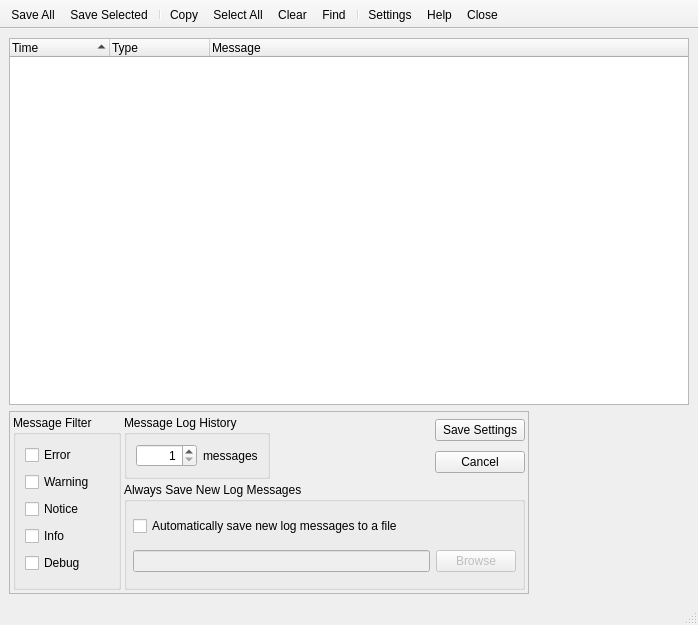
<ui version="4.0" >
 <author></author>
 <comment></comment>
 <exportmacro></exportmacro>
 <class>MessageLog</class>
 <widget class="QMainWindow" name="MessageLog" >
  <property name="geometry" >
   <rect>
    <x>0</x>
    <y>0</y>
    <width>698</width>
    <height>625</height>
   </rect>
  </property>
  <property name="contextMenuPolicy" >
   <enum>Qt::NoContextMenu</enum>
  </property>
  <property name="windowTitle" >
   <string>Message Log</string>
  </property>
  <property name="windowIcon" >
   <iconset resource="..\res\vidalia.qrc" >:/images/32x32/format-justify-fill.png</iconset>
  </property>
  <property name="statusTip" >
   <string/>
  </property>
  <property name="autoFillBackground" >
   <bool>true</bool>
  </property>
  <widget class="QWidget" name="centralwidget" >
   <layout class="QVBoxLayout" >
    <property name="margin" >
     <number>9</number>
    </property>
    <property name="spacing" >
     <number>6</number>
    </property>
    <item>
     <widget class="LogTreeWidget" name="lstMessages" >
      <property name="contextMenuPolicy" >
       <enum>Qt::NoContextMenu</enum>
      </property>
      <property name="autoFillBackground" >
       <bool>false</bool>
      </property>
      <property name="alternatingRowColors" >
       <bool>true</bool>
      </property>
      <property name="selectionMode" >
       <enum>QAbstractItemView::ExtendedSelection</enum>
      </property>
      <property name="rootIsDecorated" >
       <bool>false</bool>
      </property>
      <property name="uniformRowHeights" >
       <bool>true</bool>
      </property>
      <property name="itemsExpandable" >
       <bool>false</bool>
      </property>
      <property name="sortingEnabled" >
       <bool>true</bool>
      </property>
      <column>
       <property name="text" >
        <string>Time</string>
       </property>
      </column>
      <column>
       <property name="text" >
        <string>Type</string>
       </property>
      </column>
      <column>
       <property name="text" >
        <string>Message</string>
       </property>
      </column>
     </widget>
    </item>
    <item>
     <widget class="QFrame" name="frmSettings" >
      <property name="enabled" >
       <bool>true</bool>
      </property>
      <property name="sizePolicy" >
       <sizepolicy>
        <hsizetype>0</hsizetype>
        <vsizetype>0</vsizetype>
        <horstretch>0</horstretch>
        <verstretch>0</verstretch>
       </sizepolicy>
      </property>
      <property name="minimumSize" >
       <size>
        <width>520</width>
        <height>183</height>
       </size>
      </property>
      <property name="maximumSize" >
       <size>
        <width>520</width>
        <height>183</height>
       </size>
      </property>
      <property name="contextMenuPolicy" >
       <enum>Qt::NoContextMenu</enum>
      </property>
      <property name="visible" >
       <bool>false</bool>
      </property>
      <property name="frameShape" >
       <enum>QFrame::StyledPanel</enum>
      </property>
      <property name="frameShadow" >
       <enum>QFrame::Raised</enum>
      </property>
      <layout class="QGridLayout" >
       <property name="margin" >
        <number>3</number>
       </property>
       <property name="spacing" >
        <number>3</number>
       </property>
       <item row="0" column="2" >
        <layout class="QHBoxLayout" >
         <property name="margin" >
          <number>0</number>
         </property>
         <property name="spacing" >
          <number>6</number>
         </property>
         <item>
          <spacer>
           <property name="orientation" >
            <enum>Qt::Horizontal</enum>
           </property>
           <property name="sizeHint" >
            <size>
             <width>40</width>
             <height>20</height>
            </size>
           </property>
          </spacer>
         </item>
         <item>
          <layout class="QVBoxLayout" >
           <property name="margin" >
            <number>0</number>
           </property>
           <property name="spacing" >
            <number>6</number>
           </property>
           <item>
            <widget class="QPushButton" name="btnSaveSettings" >
             <property name="contextMenuPolicy" >
              <enum>Qt::NoContextMenu</enum>
             </property>
             <property name="toolTip" >
              <string>Saves the current Message Log settings</string>
             </property>
             <property name="text" >
              <string>Save Settings</string>
             </property>
            </widget>
           </item>
           <item>
            <widget class="QPushButton" name="btnCancelSettings" >
             <property name="minimumSize" >
              <size>
               <width>90</width>
               <height>0</height>
              </size>
             </property>
             <property name="contextMenuPolicy" >
              <enum>Qt::NoContextMenu</enum>
             </property>
             <property name="toolTip" >
              <string>Cancels changes made to settings</string>
             </property>
             <property name="text" >
              <string>Cancel</string>
             </property>
            </widget>
           </item>
          </layout>
         </item>
        </layout>
       </item>
       <item rowspan="2" row="0" column="0" >
        <widget class="QGroupBox" name="groupBox" >
         <property name="contextMenuPolicy" >
          <enum>Qt::NoContextMenu</enum>
         </property>
         <property name="title" >
          <string>Message Filter</string>
         </property>
         <layout class="QVBoxLayout" >
          <property name="margin" >
           <number>9</number>
          </property>
          <property name="spacing" >
           <number>6</number>
          </property>
          <item>
           <widget class="QCheckBox" name="chkTorErr" >
            <property name="contextMenuPolicy" >
             <enum>Qt::NoContextMenu</enum>
            </property>
            <property name="toolTip" >
             <string/>
            </property>
            <property name="whatsThis" >
             <string/>
            </property>
            <property name="text" >
             <string>Error</string>
            </property>
            <property name="icon" >
             <iconset resource="..\res\vidalia.qrc">:/images/16x16/emblem-important.png</iconset>
            </property>
           </widget>
          </item>
          <item>
           <widget class="QCheckBox" name="chkTorWarn" >
            <property name="contextMenuPolicy" >
             <enum>Qt::NoContextMenu</enum>
            </property>
            <property name="toolTip" >
             <string/>
            </property>
            <property name="text" >
             <string>Warning</string>
            </property>
            <property name="icon" >
             <iconset resource="..\res\vidalia.qrc">:/images/16x16/dialog-warning.png</iconset>
            </property>
           </widget>
          </item>
          <item>
           <widget class="QCheckBox" name="chkTorNote" >
            <property name="contextMenuPolicy" >
             <enum>Qt::NoContextMenu</enum>
            </property>
            <property name="toolTip" >
             <string/>
            </property>
            <property name="text" >
             <string>Notice</string>
            </property>
            <property name="icon" >
             <iconset resource="..\res\vidalia.qrc">:/images/16x16/preferences-desktop-notification.png</iconset>
            </property>
           </widget>
          </item>
          <item>
           <widget class="QCheckBox" name="chkTorInfo" >
            <property name="contextMenuPolicy" >
             <enum>Qt::NoContextMenu</enum>
            </property>
            <property name="toolTip" >
             <string/>
            </property>
            <property name="text" >
             <string>Info</string>
            </property>
            <property name="icon" >
             <iconset resource="..\res\vidalia.qrc">:/images/16x16/dialog-information.png</iconset>
            </property>
           </widget>
          </item>
          <item>
           <widget class="QCheckBox" name="chkTorDebug" >
            <property name="contextMenuPolicy" >
             <enum>Qt::NoContextMenu</enum>
            </property>
            <property name="toolTip" >
             <string/>
            </property>
            <property name="text" >
             <string>Debug</string>
            </property>
            <property name="icon" >
             <iconset resource="..\res\vidalia.qrc">:/images/16x16/applications-system.png</iconset>
            </property>
           </widget>
          </item>
         </layout>
        </widget>
       </item>
       <item row="0" column="1" >
        <widget class="QGroupBox" name="groupBox_3" >
         <property name="contextMenuPolicy" >
          <enum>Qt::NoContextMenu</enum>
         </property>
         <property name="title" >
          <string>Message Log History</string>
         </property>
         <layout class="QHBoxLayout" >
          <property name="margin" >
           <number>9</number>
          </property>
          <property name="spacing" >
           <number>6</number>
          </property>
          <item>
           <widget class="QSpinBox" name="spnbxMaxCount" >
            <property name="minimumSize" >
             <size>
              <width>50</width>
              <height>0</height>
             </size>
            </property>
            <property name="contextMenuPolicy" >
             <enum>Qt::NoContextMenu</enum>
            </property>
            <property name="toolTip" >
             <string>Number of messages to display in the message log window</string>
            </property>
            <property name="maximum" >
             <number>99999</number>
            </property>
            <property name="minimum" >
             <number>1</number>
            </property>
            <property name="alignment" >
             <set>Qt::AlignRight</set>
            </property>
           </widget>
          </item>
          <item>
           <widget class="QLabel" name="lblMessageCount" >
            <property name="contextMenuPolicy" >
             <enum>Qt::NoContextMenu</enum>
            </property>
            <property name="text" >
             <string>messages</string>
            </property>
            <property name="textFormat" >
             <enum>Qt::AutoText</enum> 
            </property>
            <property name="alignment" >
             <set>Qt::AlignLeading|Qt::AlignLeft|Qt::AlignVCenter</set>
            </property>
           </widget>
          </item>
         </layout>
        </widget>
       </item>
       <item row="1" column="1" colspan="2" >
        <widget class="QGroupBox" name="groupBox_2" >
         <property name="contextMenuPolicy" >
          <enum>Qt::NoContextMenu</enum>
         </property>
         <property name="title" >
          <string>Always Save New Log Messages</string>
         </property>
         <layout class="QGridLayout" >
          <property name="margin" >
           <number>6</number>
          </property>
          <property name="spacing" >
           <number>6</number>
          </property>
          <item row="1" column="1" >
           <widget class="QPushButton" name="btnBrowse" >
            <property name="contextMenuPolicy" >
             <enum>Qt::NoContextMenu</enum>
            </property>
            <property name="text" >
             <string>Browse</string>
            </property>
            <property name="enabled" >
             <bool>false</bool>
            </property>
           </widget>
          </item>
          <item row="1" column="0" >
           <widget class="QLineEdit" name="lineFile" >
            <property name="enabled" >
             <bool>false</bool>
            </property>
            <property name="contextMenuPolicy" >
             <enum>Qt::NoContextMenu</enum>
            </property>
           </widget>
          </item>
          <item row="0" column="0" >
           <widget class="QCheckBox" name="chkEnableLogFile" >
            <property name="contextMenuPolicy" >
             <enum>Qt::NoContextMenu</enum>
            </property>
            <property name="toolTip" >
             <string>Enable automatically saving all new log messages to a file</string>
            </property>
            <property name="text" >
             <string>Automatically save new log messages to a file</string>
            </property>
            <property name="checked" >
             <bool>false</bool>
            </property>
           </widget>
          </item>
         </layout>
        </widget>
       </item>
      </layout>
     </widget>
    </item>
   </layout>
  </widget>
  <widget class="QStatusBar" name="statusbar" >
   <property name="geometry" >
    <rect>
     <x>0</x>
     <y>603</y>
     <width>698</width>
     <height>22</height>
    </rect>
   </property>
  </widget>
  <widget class="QToolBar" name="toolBar" >
   <property name="contextMenuPolicy" >
    <enum>Qt::NoContextMenu</enum>
   </property>
   <property name="movable" >
    <bool>false</bool>
   </property>
   <property name="orientation" >
    <enum>Qt::Horizontal</enum>
   </property>
   <property name="toolButtonStyle" >
    <enum>Qt::ToolButtonTextUnderIcon</enum>
   </property>
   <attribute name="toolBarArea" >
    <number>4</number>
   </attribute>
   <addaction name="actionSave_All" />
   <addaction name="actionSave_Selected" />
   <addaction name="separator" />
   <addaction name="actionCopy" />
   <addaction name="actionSelect_All" />
   <addaction name="actionClear" />
   <addaction name="actionFind" />
   <addaction name="separator" />
   <addaction name="actionSettings" />
   <addaction name="actionHelp" />
   <addaction name="actionClose" />
  </widget>
  <action name="actionMessage_Filters" >
   <property name="text" >
    <string>Message Filters...</string>
   </property>
   <property name="statusTip" >
    <string>Set message filters</string>
   </property>
   <property name="shortcut" >
    <string/>
   </property>
  </action>
  <action name="actionHistory_Size" >
   <property name="text" >
    <string>History Size...</string>
   </property>
   <property name="statusTip" >
    <string>Set maximum number of messages to display</string>
   </property>
  </action>
  <action name="actionClear" >
   <property name="icon" >
    <iconset resource="..\res\vidalia.qrc" >:/images/32x32/edit-clear.png</iconset>
   </property>
   <property name="text" >
    <string>Clear</string>
   </property>
   <property name="iconText" >
    <string>Clear</string>
   </property>
   <property name="statusTip" >
    <string>Clear all messages from the Message Log (Ctrl+E)</string>
   </property>
   <property name="shortcut" >
    <string>Ctrl+E</string>
   </property>
  </action>
  <action name="actionCopy" >
   <property name="icon" >
    <iconset resource="..\res\vidalia.qrc" >:/images/32x32/edit-copy.png</iconset>
   </property>
   <property name="text" >
    <string>Copy</string>
   </property>
   <property name="iconText" >
    <string>Copy</string>
   </property>
   <property name="toolTip" >
    <string>Copy</string>
   </property>
   <property name="statusTip" >
    <string>Copy the selected messages to the clipboard (Ctrl+C)</string>
   </property>
   <property name="shortcut" >
    <string>Ctrl+C</string>
   </property>
  </action>
  <action name="actionSelect_All" >
   <property name="icon" >
    <iconset resource="..\res\vidalia.qrc" >:/images/32x32/edit-select-all.png</iconset>
   </property>
   <property name="text" >
    <string>Select All</string>
   </property>
   <property name="iconText" >
    <string>Select All</string>
   </property>
   <property name="statusTip" >
    <string>Select all messages (Ctrl+A)</string>
   </property>
   <property name="shortcut" >
    <string>Ctrl+A</string>
   </property>
  </action>
  <action name="actionSave_All" >
   <property name="icon" >
    <iconset resource="..\res\vidalia.qrc" >:/images/32x32/document-save-all.png</iconset>
   </property>
   <property name="text" >
    <string>Save All</string>
   </property>
   <property name="statusTip" >
    <string>Save all messages to a file</string>
   </property>
  </action>
  <action name="actionSave_Selected" >
   <property name="icon" >
    <iconset resource="..\res\vidalia.qrc" >:/images/32x32/document-save.png</iconset>
   </property>
   <property name="text" >
    <string>Save Selected</string>
   </property>
   <property name="statusTip" >
    <string>Save selected messages to a file</string>
   </property>
  </action>
  <action name="actionSettings" >
   <property name="checkable" >
    <bool>true</bool>
   </property>
   <property name="icon" >
    <iconset resource="..\res\vidalia.qrc" >:/images/32x32/preferences-other.png</iconset>
   </property>
   <property name="text" >
    <string>Settings</string>
   </property>
   <property name="statusTip" >
    <string>Adjust Message Log Settings</string>
   </property>
   <property name="shortcut" >
    <string>Ctrl+T</string>
   </property>
  </action>
  <action name="actionHelp" >
   <property name="icon" >
    <iconset resource="..\res\vidalia.qrc" >:/images/32x32/system-help.png</iconset>
   </property>
   <property name="text" >
    <string>Help</string>
   </property>
   <property name="statusTip" >
    <string>Show the help browser</string>
   </property>
   <property name="shortcut" >
    <string>F1</string>
   </property>
  </action>
  <action name="actionClose" >
   <property name="icon" >
    <iconset resource="..\res\vidalia.qrc" >:/images/32x32/window-close.png</iconset>
   </property>
   <property name="text" >
    <string>Close</string>
   </property>
   <property name="statusTip" >
    <string>Close the Message Log</string>
   </property>
   <property name="shortcut" >
    <string>Esc</string>
   </property>
  </action>
  <action name="actionFind" >
   <property name="icon" >
    <iconset resource="..\res\vidalia.qrc" >:/images/32x32/edit-find.png</iconset>
   </property>
   <property name="text" >
    <string>Find</string>
   </property>
   <property name="iconText" >
    <string>Find</string>
   </property>
   <property name="statusTip" >
    <string>Find all messages containing the search text (Ctrl+F)</string>
   </property>
   <property name="shortcut" >
    <string>Ctrl+F</string>
   </property>
  </action>
 </widget>
 <pixmapfunction></pixmapfunction>
 <customwidgets>
  <customwidget>
   <class>LogTreeWidget</class>
   <extends>QTreeWidget</extends>
   <header>log/logtreewidget.h</header>
   <container>0</container>
   <pixmap></pixmap>
  </customwidget>
 </customwidgets>
 <resources>
  <include location="../res/vidalia.qrc" />
 </resources>
 <connections>
  <connection>
   <sender>actionClose</sender>
   <signal>triggered()</signal>
   <receiver>MessageLog</receiver>
   <slot>close()</slot>
   <hints>
    <hint type="sourcelabel" >
     <x>-1</x>
     <y>-1</y>
    </hint>
    <hint type="destinationlabel" >
     <x>407</x>
     <y>378</y>
    </hint>
   </hints>
  </connection>
  <connection>
   <sender>actionClear</sender>
   <signal>triggered()</signal>
   <receiver>lstMessages</receiver>
   <slot>clear()</slot>
   <hints>
    <hint type="sourcelabel" >
     <x>-1</x>
     <y>-1</y>
    </hint>
    <hint type="destinationlabel" >
     <x>407</x>
     <y>393</y>
    </hint>
   </hints>
  </connection>
  <connection>
   <sender>actionSelect_All</sender>
   <signal>triggered()</signal>
   <receiver>lstMessages</receiver>
   <slot>selectAll()</slot>
   <hints>
    <hint type="sourcelabel" >
     <x>-1</x>
     <y>-1</y>
    </hint>
    <hint type="destinationlabel" >
     <x>407</x>
     <y>393</y>
    </hint>
   </hints>
  </connection>
  <connection>
   <sender>actionSettings</sender>
   <signal>toggled(bool)</signal>
   <receiver>frmSettings</receiver>
   <slot>setVisible(bool)</slot>
   <hints>
    <hint type="sourcelabel" >
     <x>-1</x>
     <y>-1</y>
    </hint>
    <hint type="destinationlabel" >
     <x>407</x>
     <y>393</y>
    </hint>
   </hints>
  </connection>
  <connection>
   <sender>chkEnableLogFile</sender>
   <signal>toggled(bool)</signal>
   <receiver>lineFile</receiver>
   <slot>setEnabled(bool)</slot>
   <hints>
    <hint type="sourcelabel" >
     <x>373</x>
     <y>491</y>
    </hint>
    <hint type="destinationlabel" >
     <x>348</x>
     <y>516</y>
    </hint>
   </hints>
  </connection>
  <connection>
   <sender>actionClear</sender>
   <signal>triggered()</signal>
   <receiver>lstMessages</receiver>
   <slot>clearMessages()</slot>
  </connection>
  <connection>
   <sender>chkEnableLogFile</sender>
   <signal>toggled(bool)</signal>
   <receiver>btnBrowse</receiver>
   <slot>setEnabled(bool)</slot>
  </connection>
 </connections>
</ui>
